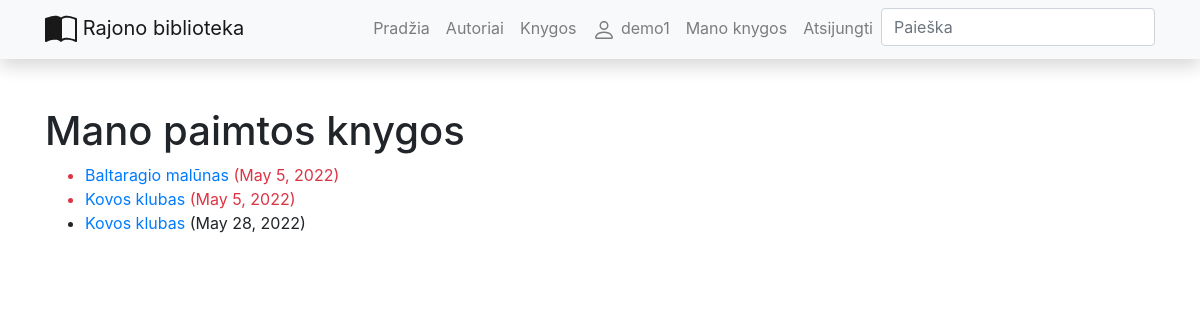
The page /library/user_books/ (signed in) on the database its author committed.
### library/models.py (models this page shows, shortened)
class BookInstance(models.Model):
    uuid = models.UUIDField(default=uuid.uuid4, help_text='Unikalus ID knygos kopijai')
    book = models.ForeignKey('Book', on_delete=models.SET_NULL, null=True)
    due_back = models.DateField('Bus prieinama', null=True, blank=True)
    reader = models.ForeignKey(User, on_delete=models.SET_NULL, null=True, blank=True)
    @property
    def is_overdue(self):
        if self.due_back and date.today() > self.due_back:
            return True
        return False
    LOAN_STATUS = (
        ('a', 'Administruojama'),
        ('p', 'Paimta'),
        ('g', 'Galima paimti'),
        ('r', 'Rezervuota'),
    )
    status = models.CharField(
        max_length=1,
        choices=LOAN_STATUS,
        blank=True,
        default='a',
        help_text='Statusas',
    )
    class Meta:
        ordering = ['due_back']

class Book(models.Model):
    title = models.CharField(_('Title'), max_length=200)
    author = models.ForeignKey('Author', verbose_name=_("Author"), on_delete=models.SET_NULL, null=True, related_name='books')
    summary = models.TextField(_('Summary'), max_length=1000, help_text='Trumpas knygos aprašymas')
    description = HTMLField(_('Description'), null=True)
    isbn = models.CharField('ISBN', max_length=13,
                            help_text='13 Simbolių <a href="https://www.isbn-international.org/content/what-isbn">ISBN kodas</a>')
    genre = models.ManyToManyField(Genre, verbose_name=_("Genre"), help_text='Išrinkite žanrą(us) šiai knygai')
    cover = models.ImageField(_('Cover'), upload_to='covers', null=True)
    def display_genre(self):
        return ', '.join(genre.name for genre in self.genre.all())
    display_genre.short_description = 'Žanras'
    class Meta:
        verbose_name = 'Knyga'
        verbose_name_plural = 'Knygos'

### library/views.py (the view)
# urls.py: path('user_books/', views.UserBookListView.as_view(), name='user_books'),
class UserBookListView(LoginRequiredMixin, generic.ListView):
    model = BookInstance
    template_name = 'user_books.html'
    context_object_name = 'books'
    def get_queryset(self):
        return BookInstance.objects.filter(reader=self.request.user).filter(status__exact='p').order_by('due_back')

### library/templates/user_books.html (shortened to what this page needs)
{% extends "base.html" %}
{% block content %}
    <h1>Mano paimtos knygos</h1>
    {% if books %}
    <ul>
      {% for book in books %}
      <li class="{% if book.is_overdue %}text-danger{% endif %}">
        <a href="{% url 'book' book.book.pk %}">{{book.book.title}}</a> ({{ book.due_back }})
      </li>
      {% endfor %}
    </ul>
    {% else %}
      <p>Šiuo metu iš mūsų nesate paėmę knygų.</p>
    {% endif %}
{% endblock %}

### library/templates/base.html (shortened to what this page needs)
<!DOCTYPE html>
<html lang="en">
<head>
  <link rel="stylesheet" href="https://stackpath.bootstrapcdn.com/bootstrap/4.1.3/css/bootstrap.min.css">
  <link rel="stylesheet" href="https://cdnjs.cloudflare.com/ajax/libs/font-awesome/4.7.0/css/font-awesome.min.css">
  {% load static %}
  <link rel="stylesheet" href="{% static 'css/styles.css' %}">
</head>
<body>
{% load i18n %}
<nav class="navbar navbar-expand-lg navbar-light bg-light static-top mb-5 shadow">
  <div class="container">
    <a class="navbar-brand" href="#">
    Rajono biblioteka</a>
    <div class="collapse navbar-collapse" id="navbarResponsive">
      <ul class="navbar-nav ml-auto">
        <li class="nav-item">
          <a class="nav-link" href="{% url 'index' %}">Pradžia</a>
        </li>
        <li class="nav-item">
          <a class="nav-link" href="{% url 'authors' %}">Autoriai</a>
        </li>
        <li class="nav-item">
          <a class="nav-link" href="{% url 'books' %}">Knygos</a>
        </li>
        {% if user.is_authenticated %}
        <li class="nav-item"><a class="nav-link" href="{% url 'profile' %}">
        {{ user.get_username }}</a></li>
        <li class="nav-item"><a class="nav-link" href="{% url 'user_books'%}">Mano knygos</a></li>
        <li class="nav-item"><a class="nav-link" href="{% url 'logout'%}">Atsijungti</a></li>
      {% else %}
        <li class="nav-item"><a class="nav-link" href="{% url 'login'%}?next={{request.path}}">Prisijungti</a></li>
        <li class="nav-item"><a class="nav-link" href="{% url 'register'%}">Registruotis</a></li>
      {% endif %}
        <li>
            <form action="{% url 'search' %}" method="get" class="form-inline my-2 my-md-0">
            <input name="query" class="form-control" type="text" placeholder="Paieška">
            </form>
        </li>
      </ul>
    </div>
  </div>
</nav>
<div class="container">
{% block content %}{% endblock %}
</div>
  </body>
</html>

### rows shown on the page
BookInstance: book "Baltaragio malūnas", due_back "May 5, 2022"
BookInstance: book "Kovos klubas", due_back "May 5, 2022"
BookInstance: book "Kovos klubas", due_back "May 28, 2022"

### other values the page prints
{{ user.get_username }} "demo1"
